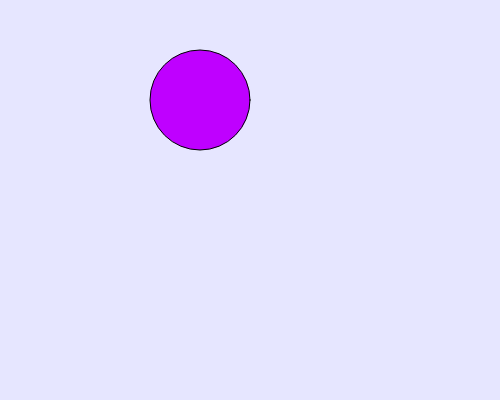
Frame 1 (no input)
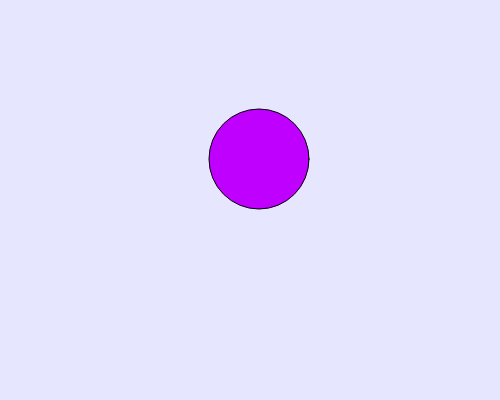
Frame 60 (no input)
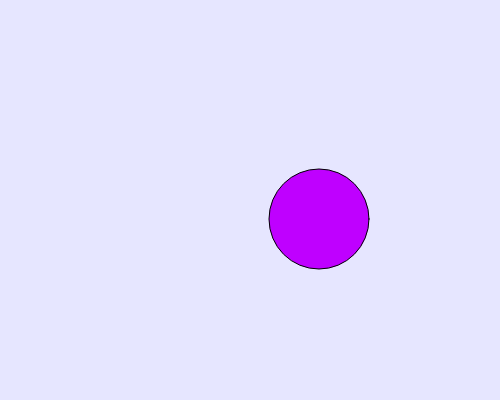
Frame 120 (the mouse pressed at the canvas centre since frame 60)

The p5.js sketch that drew these frames (run headless with seeded random() and noise() and a simulated clock; from frame 60 on, the mouse is pressed at the canvas centre):

// p5.js sketch
// ── sketch.js
//global variables
let x = 200;
let y = 100;
let xSpeed = 1;
let ySpeed = 1;
let size = 100;
let bounceSize = 150;

function setup() {
  createCanvas(500, 400); //size of the canvas
  fill(191,0,255); // starting color of the circle
}

function draw() {    
  background(230, 230, 255); // background color
  circle(x, y, size); // starting location = top left corner of canvas
  bouncingCircle(); // call function to start the circle bounceing around the canvas
  x += xSpeed;
  y += ySpeed;
}


function bouncingCircle(){
  if (x > width - size/2 || x< size/2){ // size/2 =make sure it's touching the edges
    fill(random(0,255),0,255); // random colors everytime it hits x axis
    xSpeed = xSpeed * -1;
    if (size<100){
      size+= 1;
    }
  }

  if (y > height - size/2 || y< size/2){ // size/2 =make sure it's touching the edges
    fill(random(0,255),80,50); // random colors everytime it hits y axis
    ySpeed = ySpeed * -1;
    if (size>=100){
      size = size - random(10,30);
    }
  
  }
}

// ── readme.html
<!DOCTYPE html>
<html lang="en">
<head>
  <meta charset="UTF-8">
  <script src="sketch.js"></script>
  <title>DvD screen saver replica</title> <!--Update your title here-->
  <!--Add style to your code within the style tag <style></style>
  Read the W3Schools CSS Intro for more: https://www.w3schools.com/css/css_intro.asp 
  -->
  <style>
    body {
      font-family: sans-serif;
      margin: 2em;
      /*padding: 1em;*/
      color: #000000;
      background-color: #f0f0f0;
    }

    a {
      color: rgb(0,0,255);
    }

    a:hover {
      text-decoration: dashed;
    }

    h1 {
      /* Insert your own style here */
    }

    h2 {
      /* Insert your own style here */
    }
  </style>
</head>

<body>
    <h1>DvD screen saver replica</h1>
    <p>Attempt to replicate the moving DvD logo animation with a twist. <br> 
      The cirles represents the DvD logo but as the circles are moving across the screen they change size <br>
    and everytime the circle hits the edge of the screen, it changes color. <br>
  Bugs: the circle only changes size when it hits the edge and after a while when it hits the x axis, 
  the circle rapidly changes color and slides straight down to the y- axis and restarts the resizing or it stays sliding up and down the x axis..</p>
    <p><a href="index.html" target="_blank">Link to sketch</a></p>

   <h2>Resources</h2>
   <h3>Preview Editors are enabled</h3>
   <ul>
    <li><a href="https://html-color.codes/purple" target="_blank">RGB color reference</a></li>
    <li><a href="https://p5js.org/reference/" target="_blank">P5.js reference</a></li>
     <h3>YouTube videos used to help me create this animation and understand p5.js a bit more</h3>
    <li><a href="https://m.youtube.com/watch?v=y14SpHKL1gg&t=561s&pp=2AGxBJACAdIHCQmLAqO1ajebQw%3D%3D&ra=m" target="_blank"> p5.js bouncing ball @ WhatMakeArt</a></li>
    <li><a href="https://m.youtube.com/watch?v=uBj4dZmxONA&ra=m" target="_blank">  color modes and shape attributes in p5.js @ WhatMakeArt </a></li>
    <li><a href="https://m.youtube.com/watch?v=csU3Fq7Sk5M" target="_blank">  Drawing basics in p5.js- width/height @ Jeff K Thompson  </a></li>
  </ul>

    <!--Replace with your own image-->
    <!--You can limit the size of your displayed image using "height" or "width" -->
    <img src="media/sketch1.jpeg" height="400px" alt="This the alt description of this image. 
    This is a picture of 5 translations of the circles bouncing off the edge of the drawn rectangles. 
    Shown circles changing size as it moves."></img>
</body>
</html>
